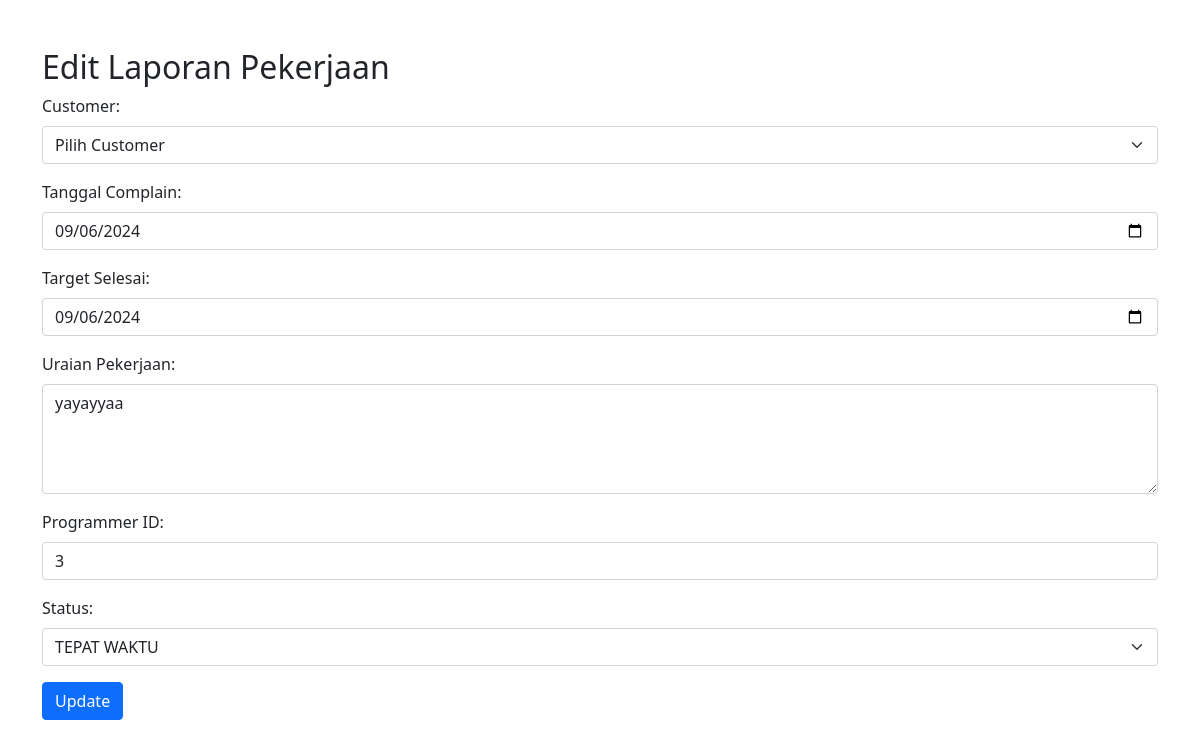
Page /edit.php?id=43 on the committed database.
### tables this page shows
CREATE TABLE `t_log` (
  `id` int(11) NOT NULL,
  `tgl_complain` date NOT NULL,
  `target_selesai` date NOT NULL,
  `uraian` text DEFAULT NULL,
  `user_id` int(11) NOT NULL,
  `tgl_input` date DEFAULT NULL,
  `status` enum('TEPAT WAKTU','TERLAMBAT','','') DEFAULT NULL,
  `name` varchar(100) DEFAULT NULL
);

### edit.php (the view, shortened to what this page needs)
<?php
$servername = "localhost";
$username = "root";
$password = "";
$dbname = "monitoring_pekerjaan";
$conn = new mysqli($servername, $username, $password, $dbname);
if (isset($_GET['id'])) {
    $id = intval($_GET['id']);
    $sql = "SELECT * FROM t_log WHERE id = ?";
    $stmt = $conn->prepare($sql);
    $stmt->bind_param("i", $id);
    $stmt->execute();
    $result = $stmt->get_result();
    $row = $result->fetch_assoc();
} else {
    header("Location: index.php");
    exit();
}
$sql_enum = "SHOW COLUMNS FROM t_log LIKE 'status'";
$result_enum = $conn->query($sql_enum);
$row_enum = $result_enum->fetch_assoc();
$enum_values = str_replace("'", "", substr($row_enum['Type'], 5, (strlen($row_enum['Type']) - 6)));
$enum_values_array = explode(',', $enum_values);
?>
<!DOCTYPE html>
<html lang="id">
<head>
    <link href="https://cdn.jsdelivr.net/npm/bootstrap@5.1.3/dist/css/bootstrap.min.css" rel="stylesheet">
</head>
<body>
    <div class="container mt-5">
        <h2>Edit Laporan Pekerjaan</h2>
        <form action="" method="POST">
            <div class="mb-3">
                <label for="customer_id" class="form-label">Customer:</label>
                <select id="customer_id" name="customer_id" class="form-select" required>
                    <option value="">Pilih Customer</option>
                </select>
            </div>
            <div class="mb-3">
                <label for="tgl_complain" class="form-label">Tanggal Complain:</label>
                <input type="date" id="tgl_complain" name="tgl_complain" class="form-control" value="<?php echo htmlspecialchars($row['tgl_complain']); ?>" required>
            </div>
            <div class="mb-3">
                <label for="target_selesai" class="form-label">Target Selesai:</label>
                <input type="date" id="target_selesai" name="target_selesai" class="form-control" value="<?php echo htmlspecialchars($row['target_selesai']); ?>" required>
            </div>
            <div class="mb-3">
                <label for="uraian" class="form-label">Uraian Pekerjaan:</label>
                <textarea id="uraian" name="uraian" class="form-control" rows="4" required><?php echo htmlspecialchars($row['uraian']); ?></textarea>
            </div>
            <div class="mb-3">
                <label for="user_id" class="form-label">Programmer ID:</label>
                <input type="number" id="user_id" name="user_id" class="form-control" value="<?php echo htmlspecialchars($row['user_id']); ?>" required>
            </div>
            <div class="mb-3">
                <label for="status" class="form-label">Status:</label>
                <select id="status" name="status" class="form-select" required>
                    <?php
                    foreach ($enum_values_array as $value) {
                        $selected = ($value == $row['status']) ? 'selected' : '';
                        echo "<option value='$value' $selected>$value</option>";
                    }
                    ?>
                </select>
            </div>
            <button type="submit" class="btn btn-primary">Update</button>
        </form>
    </div>
</body>
</html>

### rows in the picture
t_log: tgl_complain "09/06/2024", target_selesai "09/06/2024", uraian "yayayyaa", user_id "3"

### other values in the picture
form field status "TEPAT WAKTU"
